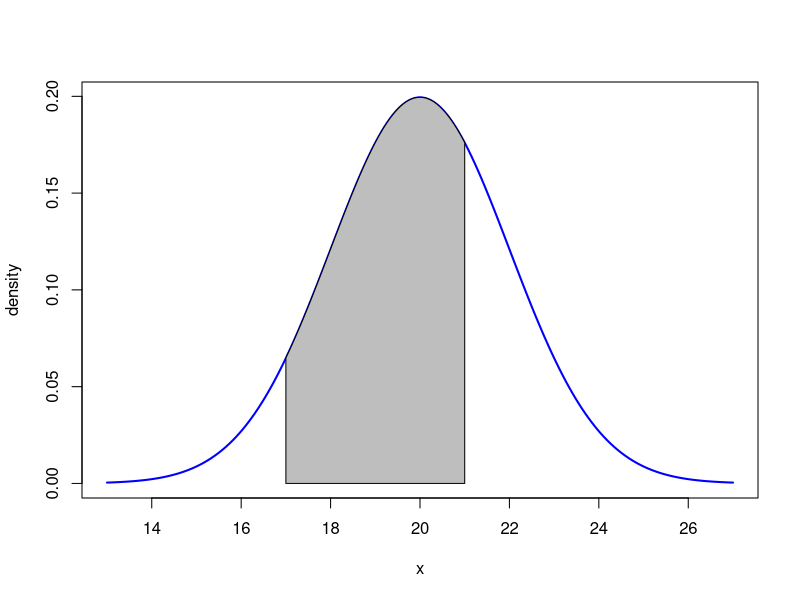

Write the R code that produced this figure.
mean = 20
sd = 2
minx = mean-3.5*sd;
maxx = mean+3.5*sd;
a = 17;
b = 21;
x=seq(minx,maxx,length=200)
y=dnorm(x,mean=mean,sd=sd)
plot(x,y,type="l", lwd=2, col="blue",xlab="x",ylab="density")
x=seq(a,b,length=200)
y=dnorm(x,mean=mean,sd=sd)
polygon(c(a,x,b),c(0,y,0),col="gray")